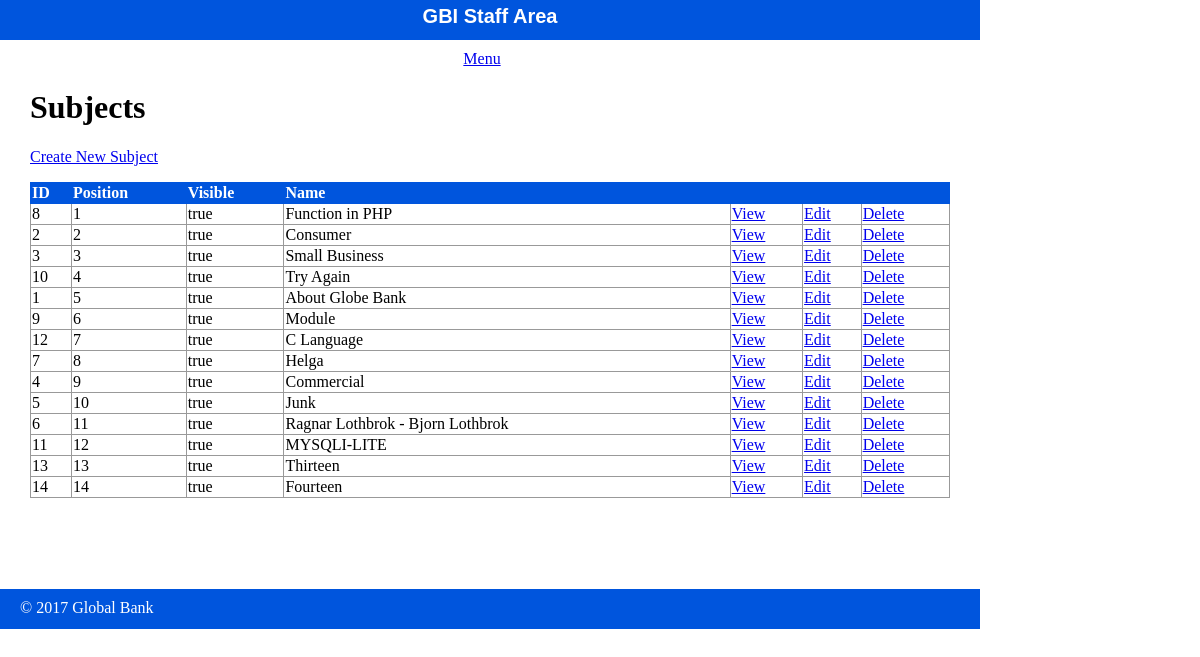
/public/staff/subjects/index.php, run on an earlier commit of the app's database.
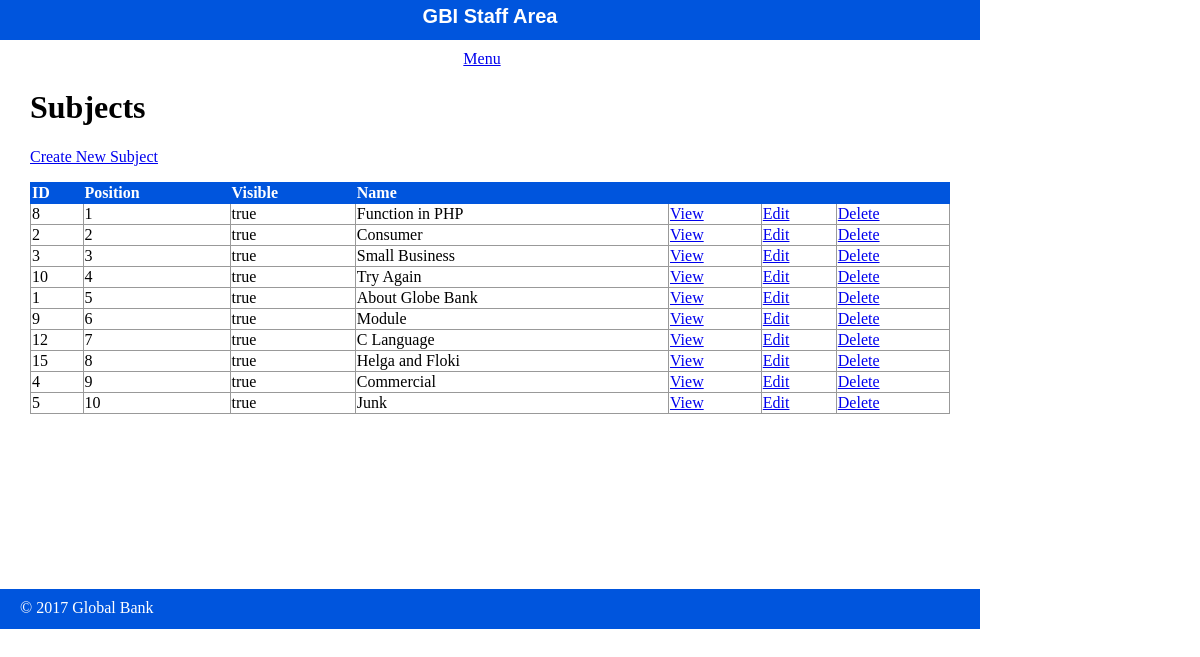
And on a later commit of the database.
### tables this page shows
CREATE TABLE IF NOT EXISTS `subjects` (
  `id` int(11) NOT NULL AUTO_INCREMENT,
  `menu_name` varchar(255) DEFAULT NULL,
  `position` int(3) DEFAULT NULL,
  `visible` tinyint(1) DEFAULT NULL,
  PRIMARY KEY (`id`)
);

### private/functions.php (called while the page is built, shortened)
<?php
	function url_for($script_path) {
		if($script_path[0] != '/') {
			$script_path = "/" . $script_path;
		}
		return WWW_ROOT . $script_path;
}
	function u($string="") {
		return urlencode($string);
	}
	function h($string="") {
		return htmlspecialchars($string);
	}
?>

### private/query_functions.php (called while the page is built, shortened)
<?php
    function find_all_subjects() {
        global $db;
        $sql = "SELECT * FROM subjects ";
        $sql .= "ORDER BY position ASC";
        $result = mysqli_query($db, $sql);
        return $result;
    }
?>

### public/staff/subjects/index.php (the view, shortened to what this page needs)
<?php
  $subject_set = find_all_subjects();
?>
<?php include(SHARED_PATH . '/staff_header.php'); ?>
<div id="content">
  <div class="subjects listing">
    <h1>Subjects</h1>
    <div class="actions">
      <a class="action" href="<?php echo url_for('staff/subjects/new.php')?>">Create New Subject</a>
    </div>
  	<table class="list">
		<tr>
			<th>ID</th>
			<th>Position</th>
			<th>Visible</th>
			<th>Name</th>
			<th>&nbsp;</th>
			<th>&nbsp;</th>
			<th>&nbsp;</th>
		</tr>
		<?php while($subject = mysqli_fetch_assoc($subject_set)) { ?>
			<tr>
				<td><?php echo h($subject['id']); ?></td>
				<td><?php echo h($subject['position']); ?></td>
				<td><?php echo $subject['visible'] == 1 ? 'true' : 'false'; ?></td>
				<td><?php echo h($subject['menu_name']); ?></td>
				<td><a class="action" href="<?php echo url_for('/staff/subjects/show.php?id=' . h(u($subject['id'])))?>">View</a></td>
				<td><a class="action" href="<?php echo url_for('staff/subjects/edit.php?id=' . h(u($subject['id'])))?>">Edit</a></td>
				<td><a class="action" href="<?php echo url_for('staff/subjects/delete.php?id=' . h(u($subject['id'])))?>">Delete</a></td>
			</tr>
		<?php } ?>
  	</table>
  </div>
</div>
<?php include(SHARED_PATH . '/staff_footer.php'); ?>

### private/shared/staff_header.php (shortened to what this page needs)
<!doctype html>
<html lang="en">
  <head>
	<link rel="stylesheet" media="all"  <a href="<?php echo url_for('/stylesheets/staff.css'); ?>" />
  </head>
  <body>
	<header>
		<h1>GBI Staff Area</h1>
	</header>
	<navigation>
		<ul>
			<li><a href="<?php echo url_for('/staff/index.php'); ?>">Menu</a></li>
		</ul>
	</navigation>

### private/shared/staff_footer.php (shortened to what this page needs)
	<footer>
		&copy; <?php echo date('Y')?> Global Bank
	</footer>
  </body>
</html>

### public/stylesheets/staff.css (style rules this page uses)
html { height: 100%; width: 100%; }
body { height: 980px; width: 100%; margin: 0; padding: 0; }
header { width: 980px; height: 40px; margin: 0 0 10px 0; padding: 0; background: #0055DD; color: white; }
header h1 { margin: 0; padding: 5px; font-size: 20px; font-family: Verdana, Arial, Helvetica, sans-serif; text-align: center; }
navigation { width: 980px; margin: 0; padding: 0; text-align: center; }
navigation ul { width: 980px; list-style: none; padding: 0; margin: 0; }
navigation ul li { display: inline; margin-right: 1em; }
#content { width: 920px; min-height: 500px; padding: 0 30px; }
footer { width: 940px; height: 20px; margin: 0 0 10px 0; padding: 10px 20px; background: #0055DD; color: white; }
.actions { margin-bottom: 1em; }
table { border-collapse: collapse; vertical-align: top; }
table.list { width: 100%; }
table.list tr td { border: 1px solid #999999; }
table.list tr th { border: 1px solid #0055DD; background: #0055DD; color: white; text-align: left; }

What changed in the data, as far as the page shows it:
removed subjects: id "7", position "8", visible "true", menu_name "Helga"
removed subjects: id "6", position "11", visible "true", menu_name "Ragnar Lothbrok - Bjorn Lothbrok"
removed subjects: id "11", position "12", visible "true", menu_name "MYSQLI-LITE"
removed subjects: id "13", position "13", visible "true", menu_name "Thirteen"
removed subjects: id "14", position "14", visible "true", menu_name "Fourteen"
added subjects: id "15", position "8", visible "true", menu_name "Helga and Floki"
